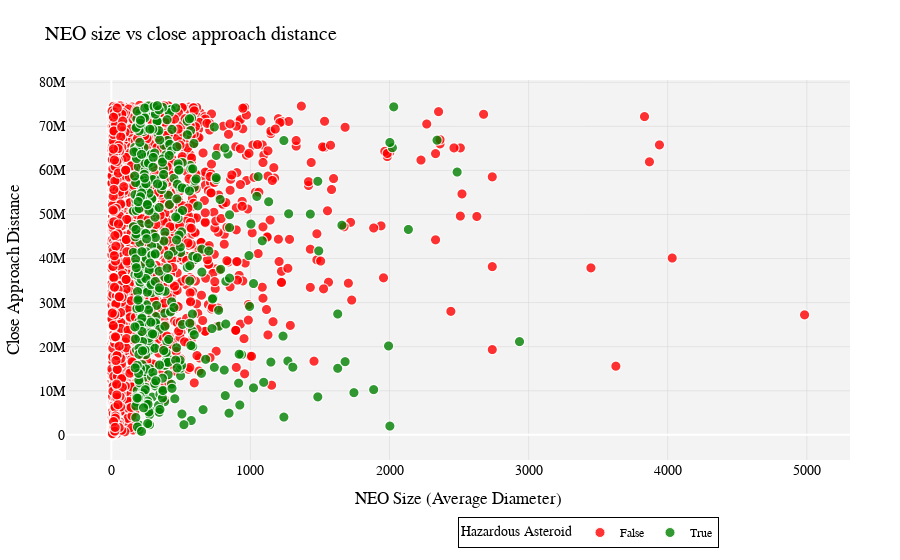

This figure's notebook cell:
### Code cell
import matplotlib.pyplot as plt
import plotly.express as px

# use plotly express for interactive scatterplot
fig = px.scatter(full_relevant_approach_df, x='estimated_diameter.meters.estimated_diameter_avg', y='miss_distance.kilometers', color='is_potentially_hazardous_asteroid', 
                 color_discrete_sequence=["red", "green"],
                 hover_data=['is_potentially_hazardous_asteroid'], 
                 labels={
                     "estimated_diameter.meters.estimated_diameter_avg": "NEO size - average diameter (m)",
                     "miss_distance.kilometers": "Close approach distance (km)",
                 },
                 title="NEO size vs close approach distance")
fig.update_layout(legend_title="Hazardous asteroid")
fig.show()

# export for viewing in html
fig.write_html("neo_size_vs_close_approach_distance.html")

### Figure 1 — Plotly figure (JSON) as saved in the notebook; plotly's stock layout.template omitted (floating-point values rounded to 4 significant figures; data arrays with more than 128 entries replaced by an {"elided": "..."} marker saying what was removed)
{"data": [{"customdata": {"elided": "6482 rows, 6950 mixed values in total"}, "hovertemplate": "is_potentially_hazardous_asteroid=%{customdata[0]}<br>NEO size - average diameter (m)=%{x}<br>Close approach distance (km)=%{y}<extra></extra>", "legendgroup": "False", "marker": {"color": "red", "line": {"color": "White", "width": 1}, "opacity": 0.8, "size": 10, "symbol": "circle"}, "mode": "markers", "name": "False", "showlegend": true, "type": "scattergl", "x": {"elided": "6483 float values"}, "xaxis": "x", "y": {"elided": "6483 float values"}, "yaxis": "y"}, {"customdata": {"elided": "453x1 bool values"}, "hovertemplate": "is_potentially_hazardous_asteroid=%{customdata[0]}<br>NEO size - average diameter (m)=%{x}<br>Close approach distance (km)=%{y}<extra></extra>", "legendgroup": "True", "marker": {"color": "green", "line": {"color": "White", "width": 1}, "opacity": 0.8, "size": 10, "symbol": "circle"}, "mode": "markers", "name": "True", "showlegend": true, "type": "scattergl", "x": {"elided": "453 float values"}, "xaxis": "x", "y": {"elided": "453 float values"}, "yaxis": "y"}], "layout": {"font": {"color": "black", "family": "Arial", "size": 14}, "legend": {"bgcolor": "rgba(255, 255, 255, 0.8)", "bordercolor": "black", "borderwidth": 1, "font": {"color": "black", "family": "Arial", "size": 12}, "orientation": "h", "title": {"font": {"color": "black", "size": 14}, "text": "Hazardous Asteroid"}, "tracegroupgap": 0, "traceorder": "normal", "x": 0.5, "y": -0.15}, "margin": {"b": 50, "l": 50, "r": 50, "t": 80}, "paper_bgcolor": "rgba(0, 0, 0, 0)", "plot_bgcolor": "rgba(240, 240, 240, 0.8)", "title": {"text": "NEO size vs close approach distance"}, "xaxis": {"anchor": "y", "domain": [0, 1], "gridcolor": "lightgray", "gridwidth": 0.5, "title": {"text": "NEO Size (Average Diameter)"}}, "yaxis": {"anchor": "x", "domain": [0, 1], "gridcolor": "lightgray", "gridwidth": 0.5, "title": {"text": "Close Approach Distance"}}}}
